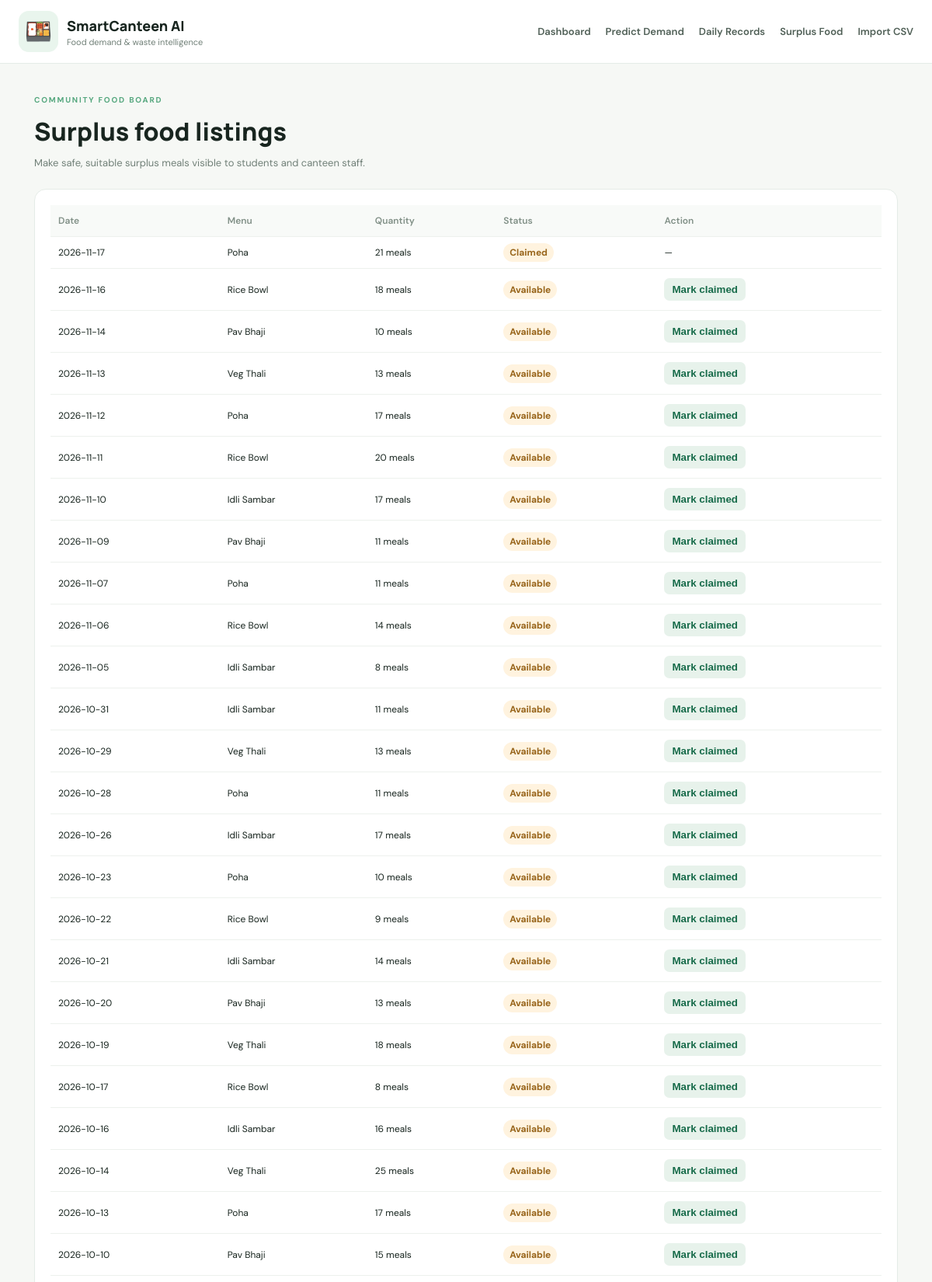
The app's page /surplus (upper part) with its own data.
### tables this page shows
CREATE TABLE surplus(
        id INTEGER PRIMARY KEY AUTOINCREMENT, service_date TEXT NOT NULL,
        menu TEXT NOT NULL, quantity INTEGER NOT NULL, status TEXT DEFAULT 'Available'
    );

### app.py (the view)
@app.route("/surplus")
def surplus():
    con=db()
    rows=con.execute("SELECT * FROM surplus ORDER BY service_date DESC,id DESC").fetchall()
    con.close()
    return render_template("surplus.html",rows=rows)

### app.py (called while the page is built)
def db():
    con=sqlite3.connect(DB)
    con.row_factory=sqlite3.Row
    return con

### templates/surplus.html
{% extends "base.html" %}{% block content %}<div class="page-title"><span class="eyebrow">COMMUNITY FOOD BOARD</span><h1>Surplus food listings</h1><p>Make safe, suitable surplus meals visible to students and canteen staff.</p></div><section class="panel"><div class="table-wrap"><table><tr><th>Date</th><th>Menu</th><th>Quantity</th><th>Status</th><th>Action</th></tr>{% for s in rows %}<tr><td>{{s.service_date}}</td><td>{{s.menu}}</td><td>{{s.quantity}} meals</td><td><span class="status">{{s.status}}</span></td><td>{% if s.status=='Available' %}<form method="post" action="/surplus/{{s.id}}/claim"><button class="small-btn">Mark claimed</button></form>{% else %}—{% endif %}</td></tr>{% else %}<tr><td colspan="5">No surplus entries yet. Add a daily record to create a listing.</td></tr>{% endfor %}</table></div><p class="hint">This starter version provides an in-app notice board. Student push notifications and login are planned extensions.</p><p class="hint"><b>Food safety:</b> Never publish food that has exceeded safe holding time or temperature. Follow local food-safety rules.</p></section>{% endblock %}

### static/style.css (style rules this page uses)
:root { --ink:#18251f;--muted:#718078;--green:#176b4a;--mint:#e9f5ed;--line:#e5ece7;--bg:#f6f8f5 }
* { box-sizing:border-box }
body { margin:0;background:var(--bg);color:var(--ink);font-family:'DM Sans',Arial,sans-serif }
.eyebrow { font-size:10px;letter-spacing:1.8px;font-weight:700;color:#55a77e }
.hero h1,.page-title h1 { font:800 38px Manrope;margin:10px 0 }
.section-head p,.page-title p { color:var(--muted);font-size:13px;margin:0 }
.stat,.panel { background:#fff;border:1px solid var(--line);border-radius:15px;padding:20px }
.panel { margin-bottom:17px }
.table-wrap { overflow-x:auto }
table { border-collapse:collapse;width:100%;font-size:12px;text-align:left }
th { color:#819087;font-weight:600;background:#f8faf8 }
td,th { padding:12px 10px;border-bottom:1px solid #edf1ed;white-space:nowrap }
.pill,.status { background:#fff3df;color:#98651b;padding:4px 8px;border-radius:20px;font-weight:700 }
.page-title { margin:10px 0 25px }
.page-title h1 { font-size:32px }
.small-btn { border:0;background:#e7f2eb;color:var(--green);padding:7px 10px;border-radius:7px;font-weight:700;cursor:pointer }

### records on screen
surplus: service_date "2026-11-17", menu "Poha", quantity "21", status "Claimed"
surplus: service_date "2026-11-16", menu "Rice Bowl", quantity "18", status "Available"
surplus: service_date "2026-11-14", menu "Pav Bhaji", quantity "10", status "Available"
surplus: service_date "2026-11-13", menu "Veg Thali", quantity "13", status "Available"
surplus: service_date "2026-11-12", menu "Poha", quantity "17", status "Available"
surplus: service_date "2026-11-11", menu "Rice Bowl", quantity "20", status "Available"
surplus: service_date "2026-11-10", menu "Idli Sambar", quantity "17", status "Available"
surplus: service_date "2026-11-09", menu "Pav Bhaji", quantity "11", status "Available"
surplus: service_date "2026-11-07", menu "Poha", quantity "11", status "Available"
surplus: service_date "2026-11-06", menu "Rice Bowl", quantity "14", status "Available"
surplus: service_date "2026-11-05", menu "Idli Sambar", quantity "8", status "Available"
surplus: service_date "2026-10-31", menu "Idli Sambar", quantity "11", status "Available"
surplus: service_date "2026-10-29", menu "Veg Thali", quantity "13", status "Available"
surplus: service_date "2026-10-28", menu "Poha", quantity "11", status "Available"
surplus: service_date "2026-10-26", menu "Idli Sambar", quantity "17", status "Available"
surplus: service_date "2026-10-23", menu "Poha", quantity "10", status "Available"
surplus: service_date "2026-10-22", menu "Rice Bowl", quantity "9", status "Available"
surplus: service_date "2026-10-21", menu "Idli Sambar", quantity "14", status "Available"
surplus: service_date "2026-10-20", menu "Pav Bhaji", quantity "13", status "Available"
surplus: service_date "2026-10-19", menu "Veg Thali", quantity "18", status "Available"
surplus: service_date "2026-10-17", menu "Rice Bowl", quantity "8", status "Available"
surplus: service_date "2026-10-16", menu "Idli Sambar", quantity "16", status "Available"
surplus: service_date "2026-10-14", menu "Veg Thali", quantity "25", status "Available"
surplus: service_date "2026-10-13", menu "Poha", quantity "17", status "Available"
surplus: service_date "2026-10-10", menu "Pav Bhaji", quantity "15", status "Available"
